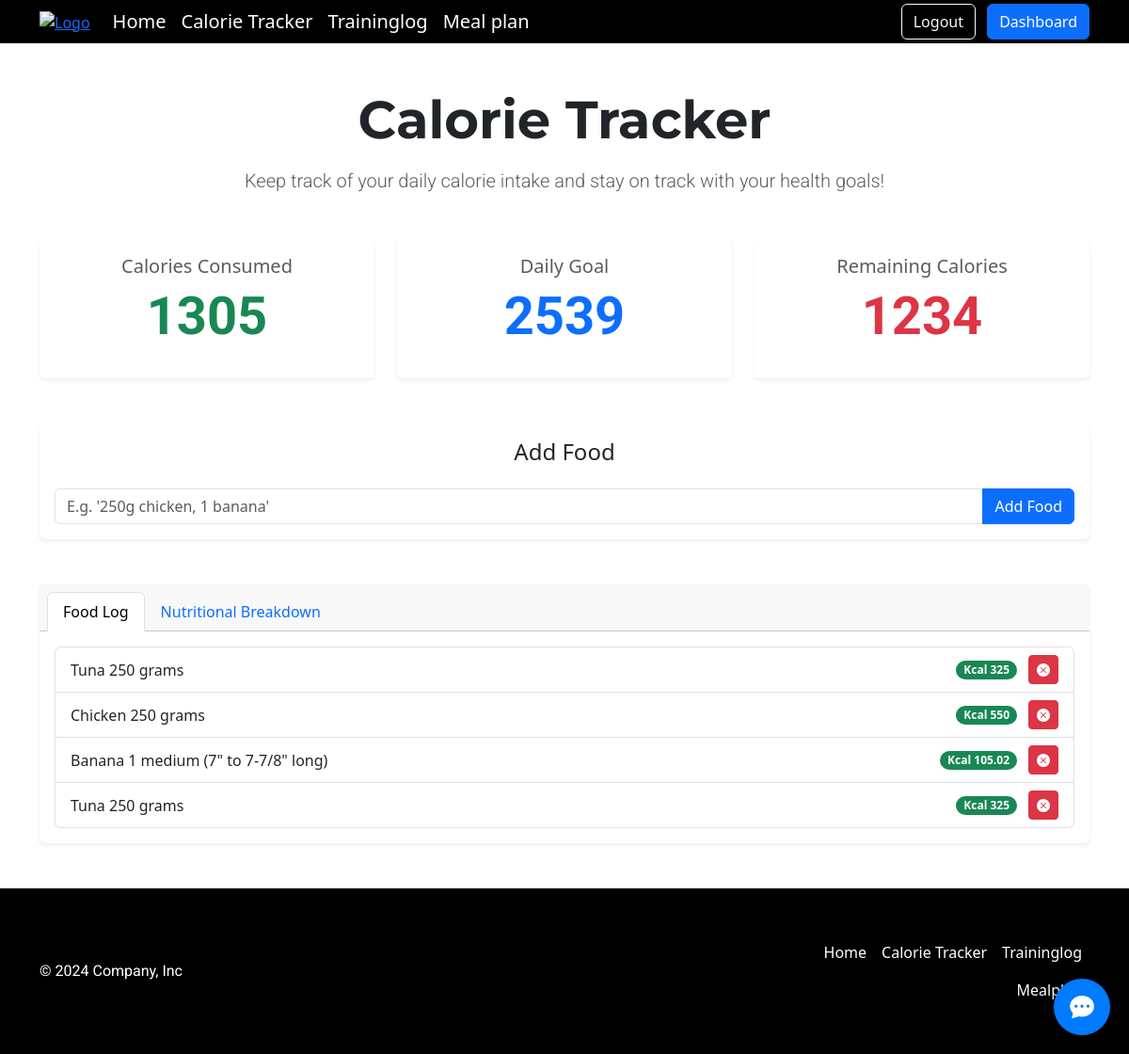
/calorietracker (signed in), run on an earlier commit of the app's database.
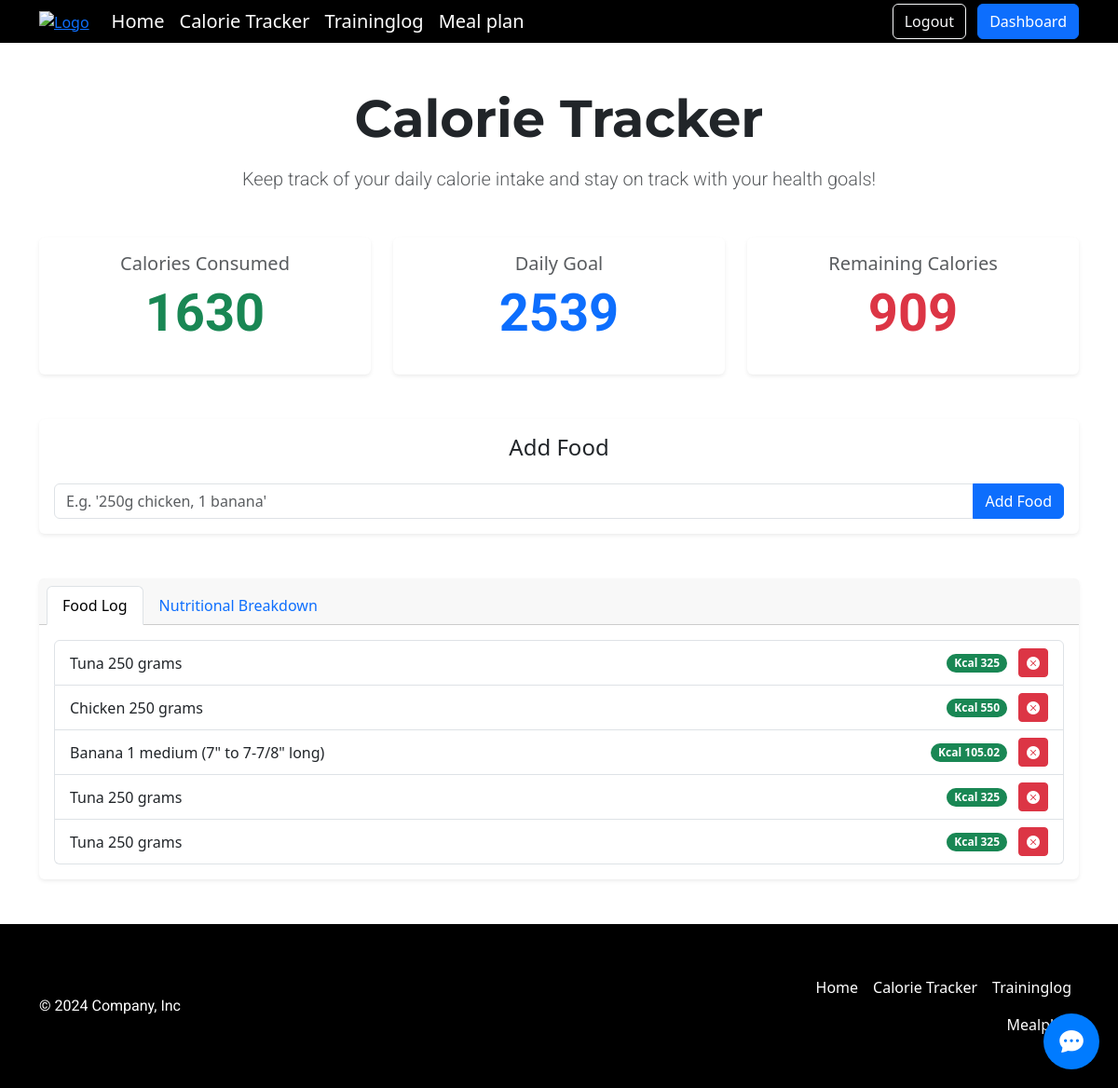
And on a later commit of the database.
### tables this page shows
CREATE TABLE food_log (
id INTEGER PRIMARY KEY AUTOINCREMENT,
user_id INTEGER NOT NULL,
food_name VARCHAR(255) NOT NULL,
serving_qty INTEGER NOT NULL,
serving_unit VARCHAR(50) NOT NULL,
calories INTEGER NOT NULL,
proteins INTEGER NOT NULL,
carbohydrates INTEGER NOT NULL,
fats INTEGER NOT NULL,
created_at TIMESTAMP DEFAULT CURRENT_TIMESTAMP,
FOREIGN KEY (user_id) REFERENCES users(id) ON DELETE CASCADE
);

### app.py (the view, shortened to what this page needs)
@app.route("/calorietracker", methods=["GET", "POST"])
@login_required
def calorietracker():
    user_id = session["user_id"]
    food_log = db.execute(
        """
        SELECT id, food_name, serving_qty, serving_unit, calories, proteins, carbohydrates, fats
        FROM food_log
        WHERE user_id = ? AND DATE(created_at) = DATE('now')
        """,
        user_id
    )
    def get_macros():
        return db.execute(
            """
            SELECT SUM(proteins) AS total_proteins,
                   SUM(carbohydrates) AS total_carbohydrates,
                   SUM(fats) AS total_fats,
                   SUM(calories) AS total_calories
            FROM food_log
            WHERE user_id = ? AND DATE(created_at) = DATE('now')
            """,
            user_id
        )[0]
    macros = get_macros()
    calorie_goal = db.execute("SELECT daily_calorie_goal FROM users WHERE id = ?", user_id)[0]["daily_calorie_goal"]
    total_consumed = macros["total_calories"] if macros["total_calories"] else 0
    remaining_calories = calorie_goal - total_consumed
    return render_template(
        "calorietracker.html",
        food_log=food_log,
        macros=macros,
        total_consumed=round(total_consumed),
        remaining_calories=round(remaining_calories),
        calorie_goal=round(calorie_goal)
    )

### app.py (called while the page is built)
def login_required(f):
    @wraps(f)
    def decorated_function(*args, **kwargs):
        if session.get("user_id") is None:
            return redirect("/login")
        return f(*args, **kwargs)
    return decorated_function

@app.after_request
def after_request(response):
    response.headers["Cache-Control"] = "no-cache, no-store, must-revalidate"
    response.headers["Expires"] = 0
    response.headers["Pragma"] = "no-cache"
    return response

### templates/calorietracker.html (shortened to what this page needs)
{% extends "layout.html" %}
{% block main %}
<div class="container my-5 text-center">
    <h1 class="display-4 mb-3 fw-bold">Calorie Tracker</h1>
    <p class="lead text-muted">Keep track of your daily calorie intake and stay on track with your health goals!</p>
</div>
<div class="container my-5">
    <div class="row g-4 text-center">
        <div class="col-md-4">
            <div class="card shadow-sm border-0 h-100">
                <div class="card-body">
                    <h5 class="card-title text-muted">Calories Consumed</h5>
                    <p class="display-4 text-success fw-bold">{{ total_consumed }}</p>
                </div>
            </div>
        </div>
        <div class="col-md-4">
            <div class="card shadow-sm border-0 h-100">
                <div class="card-body">
                    <h5 class="card-title text-muted">Daily Goal</h5>
                    <p class="display-4 text-primary fw-bold">{{ calorie_goal }}</p>
                </div>
            </div>
        </div>
        <div class="col-md-4">
            <div class="card shadow-sm border-0 h-100">
                <div class="card-body">
                    <h5 class="card-title text-muted">Remaining Calories</h5>
                    <p class="display-4 text-danger fw-bold">{{ remaining_calories }}</p>
                </div>
            </div>
        </div>
    </div>
</div>
<div class="container my-5">
    <div class="card shadow-sm border-0">
        <div class="card-body">
            <h4 class="card-title text-center mb-4">Add Food</h4>
            <form action="/calorietracker" method="post">
                <div class="input-group">
                    <input type="text" class="form-control" placeholder="E.g. '250g chicken, 1 banana'" aria-label="Food input" name="food" required>
                    <button class="btn btn-primary" type="submit">Add Food</button>
                </div>
            </form>
        </div>
    </div>
</div>
<div class="container my-5">
    <div class="card shadow-sm border-0">
        <div class="card-header">
            <ul class="nav nav-tabs card-header-tabs" id="foodLogTabs">
                <li class="nav-item">
                    <a class="nav-link active" id="food-log-tab" data-bs-toggle="tab" href="#food-log" role="tab">Food Log</a>
                </li>
                <li class="nav-item">
                    <a class="nav-link" id="nutrition-tab" data-bs-toggle="tab" href="#nutrition" role="tab">Nutritional Breakdown</a>
                </li>
            </ul>
        </div>
        <div class="card-body tab-content">
            <div class="tab-pane fade show active" id="food-log" role="tabpanel">
                <ul class="list-group">
                    {% for food in food_log %}
                        <li class="list-group-item d-flex justify-content-between align-items-center">
                            {{ food.food_name }} {{ food.serving_qty }} {{ food.serving_unit }}
                            <div>
                                <span class="badge bg-success rounded-pill me-2">Kcal {{ food.calories }}</span>
                                <form action="/calorietracker" method="post" style="display: inline;">
                                    <button class="btn btn-sm btn-danger" type="submit">
                                        <i class="bi bi-x-circle-fill"></i>
                                    </button>
                                </form>
                            </div>
                        </li>
                    {% endfor %}
                </ul>
            </div>
        </div>
    </div>
</div>
{% endblock %}

### templates/layout.html (shortened to what this page needs)
<!DOCTYPE html>
<html lang="en">
<head>
    <link href="https://cdn.jsdelivr.net/npm/bootstrap@5.3.3/dist/css/bootstrap.min.css"
          rel="stylesheet"
>
    <link href="/static/styles.css" rel="stylesheet">
    <link href="/static/chat.css" rel="stylesheet">
    <link href="https://cdn.jsdelivr.net/npm/bootstrap-icons/font/bootstrap-icons.css" rel="stylesheet">
</head>
<body class="d-flex flex-column min-vh-100">
    <header class="bg-black">
        <div class="container">
            <div class="d-flex flex-wrap align-items-center justify-content-between">
                <a href="/" class="me-3">
                    <img src="/static/logo-white.png" alt="Logo" class="img-fluid">
                </a>
                <div class="d-none d-lg-flex flex-grow-1">
                    {% if session["user_id"] %}
                        <ul class="nav me-auto mb-2 justify-content-center mb-md-0">
                            <li><a href="/" class="nav-link px-2 text-white fs-5">Home</a></li>
                            <li><a href="/calorietracker" class="nav-link px-2 text-white fs-5">Calorie Tracker</a></li>
                            <li><a href="/traininglog" class="nav-link px-2 text-white fs-5">Traininglog</a></li>
                            <li><a href="/mealplan" class="nav-link px-2 text-white fs-5">Meal plan</a></li>
                        </ul>
                    {% else %}
                        <ul class="nav me-auto mb-2 justify-content-center mb-md-0">
                            <li><a href="/" class="nav-link px-2 text-white fs-5">Home</a></li>
                        </ul>
                    {% endif %}
                </div>
                <div class="text-end d-none d-lg-block">
                    {% if session["user_id"] %}
                        <a href="/logout" class="btn btn-outline-light me-2">Logout</a>
                        <a href="/dashboard" class="btn btn-primary">Dashboard</a>
                    {% else %}
                        <a href="/login" class="btn btn-outline-light me-2">Login</a>
                        <a href="/register-part1" class="btn btn-primary">Sign up</a>
                    {% endif %}
                </div>
            </div>
        </div>
    </header>
    <main class="flex-grow-1">
        {% block main %}{% endblock %}
    </main>
    <footer class="bg-black text-white py-5 mt-auto">
        <div class="container">
            <div class="d-flex flex-wrap justify-content-between align-items-center">
                <p class="col-md-4 mb-0">© 2024 Company, Inc</p>
                <a href="/" class="col-md-4 d-flex align-items-center justify-content-center mb-3 mb-md-0 me-md-auto text-decoration-none">
                    <svg class="bi me-2" width="40" height="32"><use xlink:href="#bootstrap"></use></svg>
                </a>
                {% if session["user_id"] %}
                <ul class="nav col-md-4 justify-content-end">
                    <li class="nav-item"><a href="/" class="nav-link px-2 text-white">Home</a></li>
                    <li class="nav-item"><a href="/calorietracker" class="nav-link px-2 text-white">Calorie Tracker</a></li>
                    <li class="nav-item"><a href="/traininglog" class="nav-link px-2 text-white">Traininglog</a></li>
                    <li class="nav-item"><a href="/mealplan" class="nav-link px-2 text-white">Mealplan</a></li>
                </ul>
                {% endif %}
            </div>
        </div>
    </footer>
    {% include "chat_widget.html" %}
</body>
</html>

### templates/chat_widget.html (shortened to what this page needs)
<div id="chat-toggle">
    <i class="bi bi-chat-dots-fill"></i>
</div>

### static/styles.css (style rules this page uses)
h1, h2, h3 { font-family: 'Montserrat', sans-serif !important; }
p { font-family: 'Roboto', sans-serif !important; }
html, body { overflow-x: hidden; }
header a img { max-height: 150px; }

### static/chat.css (style rules this page uses)
#chat-toggle { position: fixed; right: 20px; bottom: 20px; width: 60px; height: 60px; background-color: #007bff; color: #fff; border-radius: 50%; box-shadow: 0 4px 12px rgba(0,0,0,0.3); cursor: pointer; z-index: 1100; transition: opacity 0.3s ease; display: flex; align-items: center; justify-content: center; font-size: 1.6rem; }
#chat-toggle i { margin: 0; font-size: 1.6rem; }

What changed in the data, as far as the page shows it:
added food_log: food_name "Tuna", serving_qty "250", serving_unit "grams", calories "325"
Also different on the page:
{{ total_consumed }}: "1305" → "1630"
{{ remaining_calories }}: "1234" → "909"
